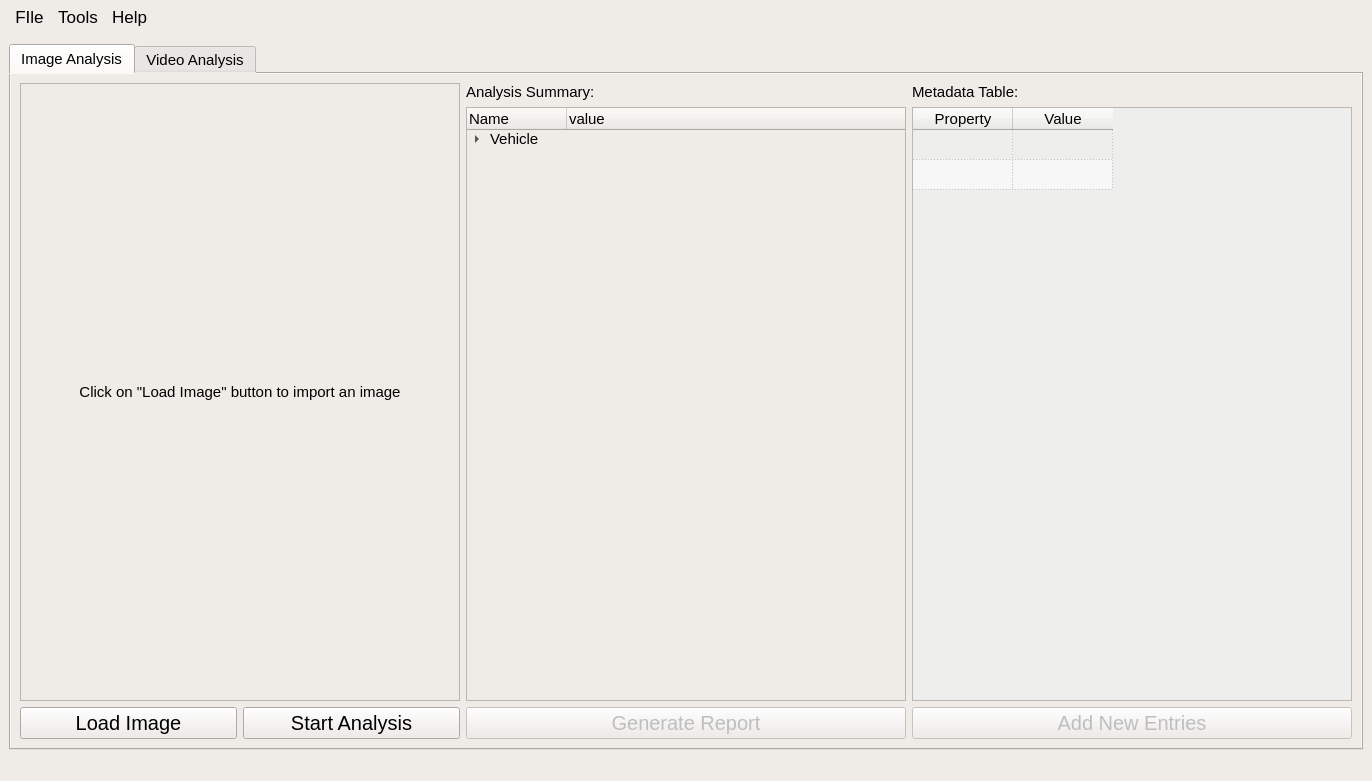
<?xml version="1.0" encoding="UTF-8"?>
<ui version="4.0">
 <class>MainWindow</class>
 <widget class="QMainWindow" name="MainWindow">
  <property name="geometry">
   <rect>
    <x>0</x>
    <y>0</y>
    <width>1372</width>
    <height>781</height>
   </rect>
  </property>
  <property name="minimumSize">
   <size>
    <width>720</width>
    <height>700</height>
   </size>
  </property>
  <property name="palette">
   <palette>
    <active>
     <colorrole role="WindowText">
      <brush brushstyle="SolidPattern">
       <color alpha="255">
        <red>73</red>
        <green>96</green>
        <blue>110</blue>
       </color>
      </brush>
     </colorrole>
     <colorrole role="Button">
      <brush brushstyle="SolidPattern">
       <color alpha="255">
        <red>239</red>
        <green>235</green>
        <blue>231</blue>
       </color>
      </brush>
     </colorrole>
     <colorrole role="Base">
      <brush brushstyle="SolidPattern">
       <color alpha="255">
        <red>239</red>
        <green>235</green>
        <blue>231</blue>
       </color>
      </brush>
     </colorrole>
     <colorrole role="Window">
      <brush brushstyle="SolidPattern">
       <color alpha="255">
        <red>239</red>
        <green>235</green>
        <blue>231</blue>
       </color>
      </brush>
     </colorrole>
    </active>
    <inactive>
     <colorrole role="WindowText">
      <brush brushstyle="SolidPattern">
       <color alpha="255">
        <red>0</red>
        <green>0</green>
        <blue>0</blue>
       </color>
      </brush>
     </colorrole>
     <colorrole role="Button">
      <brush brushstyle="SolidPattern">
       <color alpha="255">
        <red>239</red>
        <green>235</green>
        <blue>231</blue>
       </color>
      </brush>
     </colorrole>
     <colorrole role="Base">
      <brush brushstyle="SolidPattern">
       <color alpha="255">
        <red>239</red>
        <green>235</green>
        <blue>231</blue>
       </color>
      </brush>
     </colorrole>
     <colorrole role="Window">
      <brush brushstyle="SolidPattern">
       <color alpha="255">
        <red>239</red>
        <green>235</green>
        <blue>231</blue>
       </color>
      </brush>
     </colorrole>
    </inactive>
    <disabled>
     <colorrole role="WindowText">
      <brush brushstyle="SolidPattern">
       <color alpha="255">
        <red>120</red>
        <green>120</green>
        <blue>120</blue>
       </color>
      </brush>
     </colorrole>
     <colorrole role="Button">
      <brush brushstyle="SolidPattern">
       <color alpha="255">
        <red>239</red>
        <green>235</green>
        <blue>231</blue>
       </color>
      </brush>
     </colorrole>
     <colorrole role="Base">
      <brush brushstyle="SolidPattern">
       <color alpha="255">
        <red>239</red>
        <green>235</green>
        <blue>231</blue>
       </color>
      </brush>
     </colorrole>
     <colorrole role="Window">
      <brush brushstyle="SolidPattern">
       <color alpha="255">
        <red>239</red>
        <green>235</green>
        <blue>231</blue>
       </color>
      </brush>
     </colorrole>
    </disabled>
   </palette>
  </property>
  <property name="windowTitle">
   <string>VED²</string>
  </property>
  <property name="autoFillBackground">
   <bool>false</bool>
  </property>
  <property name="styleSheet">
   <string notr="true">background-color: rgb(239, 235, 231);</string>
  </property>
  <widget class="QWidget" name="centralwidget">
   <property name="minimumSize">
    <size>
     <width>719</width>
     <height>700</height>
    </size>
   </property>
   <property name="styleSheet">
    <string notr="true"/>
   </property>
   <layout class="QGridLayout" name="gridLayout">
    <item row="0" column="0">
     <widget class="QTabWidget" name="tabWidget">
      <property name="sizePolicy">
       <sizepolicy hsizetype="Preferred" vsizetype="Preferred">
        <horstretch>1</horstretch>
        <verstretch>1</verstretch>
       </sizepolicy>
      </property>
      <property name="styleSheet">
       <string notr="true">font-size:15px</string>
      </property>
      <property name="currentIndex">
       <number>0</number>
      </property>
      <widget class="QWidget" name="imageTab">
       <attribute name="title">
        <string>Image Analysis</string>
       </attribute>
       <layout class="QGridLayout" name="gridLayout_2">
        <item row="0" column="0">
         <layout class="QGridLayout" name="Image_GridLayout">
          <item row="1" column="0">
           <widget class="QPushButton" name="loadImage">
            <property name="cursor">
             <cursorShape>PointingHandCursor</cursorShape>
            </property>
            <property name="toolTip">
             <string>Load image from disk for analysis.</string>
            </property>
            <property name="styleSheet">
             <string notr="true">font-size:20px</string>
            </property>
            <property name="text">
             <string>Load Image</string>
            </property>
           </widget>
          </item>
          <item row="1" column="1">
           <widget class="QPushButton" name="analyseImage">
            <property name="toolTip">
             <string>Start image analysis</string>
            </property>
            <property name="statusTip">
             <string/>
            </property>
            <property name="styleSheet">
             <string notr="true">font-size:20px</string>
            </property>
            <property name="text">
             <string>Start Analysis</string>
            </property>
           </widget>
          </item>
          <item row="0" column="0" colspan="2">
           <widget class="QLabel" name="label">
            <property name="focusPolicy">
             <enum>Qt::StrongFocus</enum>
            </property>
            <property name="toolTip">
             <string>Image will be displayed here.</string>
            </property>
            <property name="toolTipDuration">
             <number>3</number>
            </property>
            <property name="statusTip">
             <string/>
            </property>
            <property name="styleSheet">
             <string notr="true"/>
            </property>
            <property name="frameShape">
             <enum>QFrame::StyledPanel</enum>
            </property>
            <property name="text">
             <string>Click on &quot;Load Image&quot; button to import an image</string>
            </property>
            <property name="alignment">
             <set>Qt::AlignCenter</set>
            </property>
           </widget>
          </item>
         </layout>
        </item>
        <item row="0" column="1">
         <layout class="QGridLayout" name="Analysis_GridLayout">
          <item row="0" column="0" colspan="2">
           <widget class="QLabel" name="analysisHeading">
            <property name="sizePolicy">
             <sizepolicy hsizetype="Minimum" vsizetype="Minimum">
              <horstretch>0</horstretch>
              <verstretch>0</verstretch>
             </sizepolicy>
            </property>
            <property name="text">
             <string>Analysis Summary:</string>
            </property>
           </widget>
          </item>
          <item row="3" column="0" colspan="2">
           <widget class="QPushButton" name="generateReport">
            <property name="enabled">
             <bool>false</bool>
            </property>
            <property name="cursor">
             <cursorShape>ForbiddenCursor</cursorShape>
            </property>
            <property name="toolTip">
             <string>Generate analysis report.</string>
            </property>
            <property name="styleSheet">
             <string notr="true">font-size:20px</string>
            </property>
            <property name="text">
             <string>Generate Report</string>
            </property>
           </widget>
          </item>
          <item row="1" column="0" colspan="2">
           <widget class="QTreeWidget" name="Analysis_result">
            <property name="sizePolicy">
             <sizepolicy hsizetype="Preferred" vsizetype="Expanding">
              <horstretch>0</horstretch>
              <verstretch>0</verstretch>
             </sizepolicy>
            </property>
            <column>
             <property name="text">
              <string>Name</string>
             </property>
            </column>
            <column>
             <property name="text">
              <string>value</string>
             </property>
            </column>
            <item>
             <property name="text">
              <string>Vehicle</string>
             </property>
             <property name="text">
              <string/>
             </property>
             <item>
              <property name="text">
               <string>Box</string>
              </property>
              <property name="text">
               <string>1</string>
              </property>
              <item>
               <property name="text">
                <string>X-min</string>
               </property>
              </item>
              <item>
               <property name="text">
                <string>Y-min</string>
               </property>
              </item>
             </item>
             <item>
              <property name="text">
               <string>Calss</string>
              </property>
              <property name="text">
               <string>Car</string>
              </property>
             </item>
            </item>
           </widget>
          </item>
         </layout>
        </item>
        <item row="0" column="2">
         <layout class="QVBoxLayout" name="Table_verticalLayout">
          <item>
           <widget class="QLabel" name="MetadataHeading">
            <property name="sizePolicy">
             <sizepolicy hsizetype="Minimum" vsizetype="Minimum">
              <horstretch>0</horstretch>
              <verstretch>0</verstretch>
             </sizepolicy>
            </property>
            <property name="frameShape">
             <enum>QFrame::NoFrame</enum>
            </property>
            <property name="text">
             <string>Metadata Table:</string>
            </property>
            <property name="wordWrap">
             <bool>false</bool>
            </property>
           </widget>
          </item>
          <item>
           <widget class="QTableWidget" name="Metadata_table">
            <property name="enabled">
             <bool>true</bool>
            </property>
            <property name="sizePolicy">
             <sizepolicy hsizetype="Preferred" vsizetype="Preferred">
              <horstretch>1</horstretch>
              <verstretch>1</verstretch>
             </sizepolicy>
            </property>
            <property name="toolTip">
             <string>Metadata table shown here.</string>
            </property>
            <property name="toolTipDuration">
             <number>3</number>
            </property>
            <property name="styleSheet">
             <string notr="true">background-color: rgb(238, 238, 236);</string>
            </property>
            <property name="sizeAdjustPolicy">
             <enum>QAbstractScrollArea::AdjustToContents</enum>
            </property>
            <property name="alternatingRowColors">
             <bool>true</bool>
            </property>
            <property name="horizontalScrollMode">
             <enum>QAbstractItemView::ScrollPerPixel</enum>
            </property>
            <property name="showGrid">
             <bool>true</bool>
            </property>
            <property name="gridStyle">
             <enum>Qt::DotLine</enum>
            </property>
            <property name="wordWrap">
             <bool>true</bool>
            </property>
            <attribute name="horizontalHeaderVisible">
             <bool>true</bool>
            </attribute>
            <attribute name="horizontalHeaderCascadingSectionResizes">
             <bool>false</bool>
            </attribute>
            <attribute name="verticalHeaderVisible">
             <bool>false</bool>
            </attribute>
            <row>
             <property name="text">
              <string>New Row</string>
             </property>
            </row>
            <row>
             <property name="text">
              <string>New Row</string>
             </property>
            </row>
            <column>
             <property name="text">
              <string>Property</string>
             </property>
            </column>
            <column>
             <property name="text">
              <string>Value</string>
             </property>
            </column>
           </widget>
          </item>
          <item>
           <widget class="QPushButton" name="addNewEntries">
            <property name="enabled">
             <bool>false</bool>
            </property>
            <property name="cursor">
             <cursorShape>ForbiddenCursor</cursorShape>
            </property>
            <property name="toolTip">
             <string>Insert row for new metadata entries</string>
            </property>
            <property name="styleSheet">
             <string notr="true">font-size:20px</string>
            </property>
            <property name="text">
             <string>Add New Entries</string>
            </property>
           </widget>
          </item>
         </layout>
        </item>
       </layout>
      </widget>
      <widget class="QWidget" name="videoTab">
       <attribute name="title">
        <string>Video Analysis</string>
       </attribute>
       <widget class="QWidget" name="layoutWidget_4">
        <property name="geometry">
         <rect>
          <x>10</x>
          <y>10</y>
          <width>741</width>
          <height>661</height>
         </rect>
        </property>
        <layout class="QGridLayout" name="Video_GridLayout">
         <item row="6" column="0">
          <widget class="QPushButton" name="loadVideo">
           <property name="cursor">
            <cursorShape>PointingHandCursor</cursorShape>
           </property>
           <property name="toolTip">
            <string>Load image from disk for analysis.</string>
           </property>
           <property name="styleSheet">
            <string notr="true">font-size:20px</string>
           </property>
           <property name="text">
            <string>Load Video</string>
           </property>
          </widget>
         </item>
         <item row="6" column="1">
          <widget class="QPushButton" name="analyseVideo">
           <property name="toolTip">
            <string>Start image analysis</string>
           </property>
           <property name="statusTip">
            <string/>
           </property>
           <property name="styleSheet">
            <string notr="true">font-size:20px</string>
           </property>
           <property name="text">
            <string>Analyse</string>
           </property>
          </widget>
         </item>
         <item row="0" column="0" colspan="2">
          <widget class="QLabel" name="videoCanvas">
           <property name="focusPolicy">
            <enum>Qt::StrongFocus</enum>
           </property>
           <property name="toolTip">
            <string>Image will be displayed here.</string>
           </property>
           <property name="toolTipDuration">
            <number>-1</number>
           </property>
           <property name="statusTip">
            <string/>
           </property>
           <property name="styleSheet">
            <string notr="true"/>
           </property>
           <property name="frameShape">
            <enum>QFrame::StyledPanel</enum>
           </property>
           <property name="text">
            <string>Click on &quot;Load Video&quot; button to import a video</string>
           </property>
           <property name="alignment">
            <set>Qt::AlignCenter</set>
           </property>
          </widget>
         </item>
         <item row="1" column="0" colspan="2">
          <widget class="QSlider" name="videoSeeker">
           <property name="orientation">
            <enum>Qt::Horizontal</enum>
           </property>
          </widget>
         </item>
         <item row="2" column="0">
          <widget class="QPushButton" name="playVideo">
           <property name="enabled">
            <bool>false</bool>
           </property>
           <property name="text">
            <string>Play</string>
           </property>
          </widget>
         </item>
         <item row="2" column="1">
          <widget class="QPushButton" name="pauseVideo">
           <property name="enabled">
            <bool>false</bool>
           </property>
           <property name="text">
            <string>Pause</string>
           </property>
          </widget>
         </item>
        </layout>
       </widget>
       <widget class="QWidget" name="layoutWidget_5">
        <property name="geometry">
         <rect>
          <x>770</x>
          <y>10</y>
          <width>561</width>
          <height>661</height>
         </rect>
        </property>
        <layout class="QGridLayout" name="Analysis_GridLayout_Video">
         <item row="1" column="0" colspan="2">
          <widget class="QListView" name="analysisView_Video">
           <property name="sizePolicy">
            <sizepolicy hsizetype="Preferred" vsizetype="Preferred">
             <horstretch>0</horstretch>
             <verstretch>1</verstretch>
            </sizepolicy>
           </property>
           <property name="toolTip">
            <string>Analysis Results are sumarized here.</string>
           </property>
           <property name="statusTip">
            <string/>
           </property>
           <property name="whatsThis">
            <string/>
           </property>
           <property name="styleSheet">
            <string notr="true">background-color: rgb(231, 231, 231);</string>
           </property>
          </widget>
         </item>
         <item row="3" column="0" colspan="2">
          <widget class="QPushButton" name="generateReport_Video">
           <property name="enabled">
            <bool>false</bool>
           </property>
           <property name="cursor">
            <cursorShape>ForbiddenCursor</cursorShape>
           </property>
           <property name="toolTip">
            <string>Generate analysis report.</string>
           </property>
           <property name="styleSheet">
            <string notr="true">font-size:20px</string>
           </property>
           <property name="text">
            <string>Generate Report</string>
           </property>
          </widget>
         </item>
         <item row="0" column="0" colspan="2">
          <widget class="QLabel" name="AnalysisHeading">
           <property name="sizePolicy">
            <sizepolicy hsizetype="Minimum" vsizetype="Minimum">
             <horstretch>0</horstretch>
             <verstretch>0</verstretch>
            </sizepolicy>
           </property>
           <property name="text">
            <string>Analysis Summary:</string>
           </property>
          </widget>
         </item>
        </layout>
       </widget>
      </widget>
     </widget>
    </item>
   </layout>
  </widget>
  <widget class="QMenuBar" name="menubar">
   <property name="geometry">
    <rect>
     <x>0</x>
     <y>0</y>
     <width>1372</width>
     <height>39</height>
    </rect>
   </property>
   <property name="styleSheet">
    <string notr="true">font-size:17px; padding: 5px</string>
   </property>
   <widget class="QMenu" name="menuFIle">
    <property name="title">
     <string>FIle</string>
    </property>
    <addaction name="actionImport_Image"/>
    <addaction name="actionExport_Image"/>
    <addaction name="actionSave_Metadata"/>
    <addaction name="actionExit"/>
   </widget>
   <widget class="QMenu" name="menuTools">
    <property name="title">
     <string>Tools</string>
    </property>
    <addaction name="actionDetect_Vehicles"/>
    <addaction name="actionDetect_Lanes"/>
    <addaction name="actionAnalyse_Detections"/>
   </widget>
   <widget class="QMenu" name="menuHelp">
    <property name="title">
     <string>Help</string>
    </property>
    <addaction name="actionDocumentation"/>
    <addaction name="actionRepository"/>
    <addaction name="actionAbout"/>
   </widget>
   <addaction name="menuFIle"/>
   <addaction name="menuTools"/>
   <addaction name="menuHelp"/>
  </widget>
  <widget class="QStatusBar" name="statusbar"/>
  <action name="actionImport_Image">
   <property name="text">
    <string>Import Image</string>
   </property>
   <property name="statusTip">
    <string>Select and image for analysis</string>
   </property>
   <property name="shortcut">
    <string>Ctrl+O</string>
   </property>
  </action>
  <action name="actionExport_Image">
   <property name="text">
    <string>Export Image</string>
   </property>
   <property name="statusTip">
    <string>Save the displayed image to disk</string>
   </property>
   <property name="shortcut">
    <string>Ctrl+S</string>
   </property>
  </action>
  <action name="actionSave_Metadata">
   <property name="text">
    <string>Save Metadata</string>
   </property>
   <property name="shortcut">
    <string>Ctrl+Alt+S</string>
   </property>
  </action>
  <action name="actionExit">
   <property name="text">
    <string>Exit</string>
   </property>
   <property name="shortcut">
    <string>Alt+E</string>
   </property>
  </action>
  <action name="actionDetect_Vehicles">
   <property name="text">
    <string>Detect Vehicles</string>
   </property>
   <property name="statusTip">
    <string>Detect Vehicles and draw bounding boxes around detections.</string>
   </property>
   <property name="shortcut">
    <string>Ctrl+Alt+V</string>
   </property>
  </action>
  <action name="actionDetect_Lanes">
   <property name="text">
    <string>Detect Lanes</string>
   </property>
   <property name="statusTip">
    <string>Detect Lane marking and highlight them.</string>
   </property>
   <property name="shortcut">
    <string>Ctrl+Alt+L</string>
   </property>
  </action>
  <action name="actionAnalyse_Detections">
   <property name="text">
    <string>Analyse Detections</string>
   </property>
   <property name="statusTip">
    <string>Infer relevant information from the detections</string>
   </property>
   <property name="shortcut">
    <string>Ctrl+Alt+A</string>
   </property>
  </action>
  <action name="actionDocumentation">
   <property name="text">
    <string>Documentation</string>
   </property>
  </action>
  <action name="actionRepository">
   <property name="text">
    <string>Repository</string>
   </property>
  </action>
  <action name="actionAbout">
   <property name="text">
    <string>About</string>
   </property>
  </action>
 </widget>
 <resources/>
 <connections/>
</ui>
